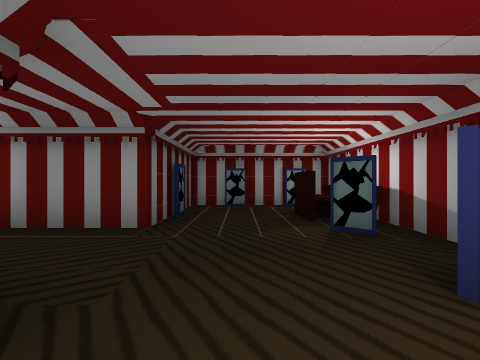
view 1 (above)

21 first-person views from a walk through a level from a Godot 3-D game. The camera is 1.3 m above the floor, looks level and sees 90° across. The floor is counted in squares, 2 m on a side. Each view is taken from the middle of a square. On the plan, view 1 faces up. The plan holds only what a view shows up to about 9 squares ahead; the rest is blank. Characters and animated objects are left out.

view 2
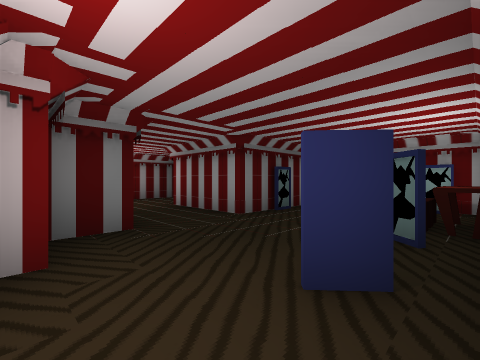

view 3
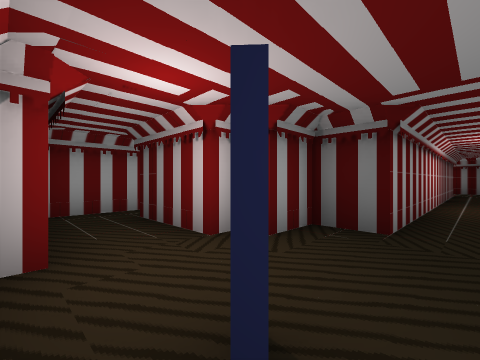

view 4
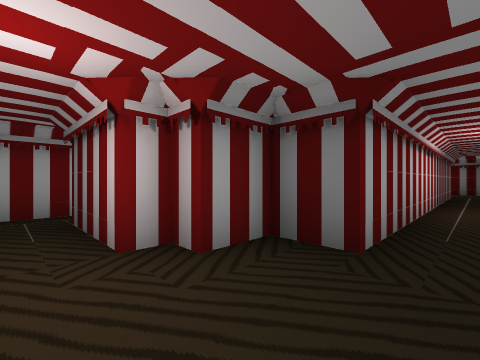

view 5
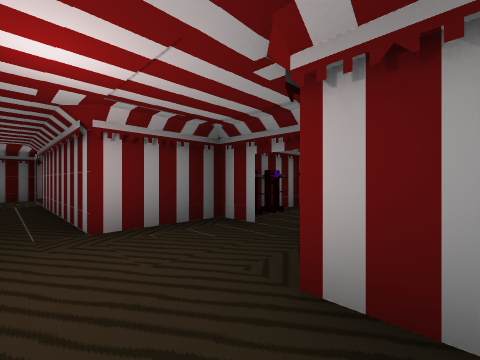

view 6
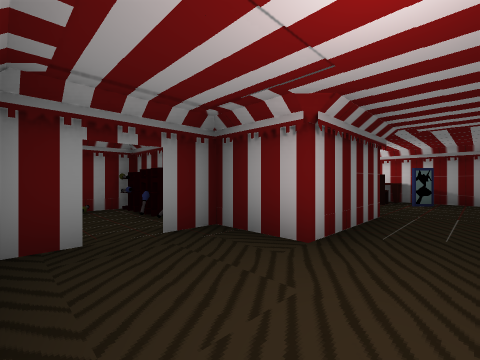

view 7
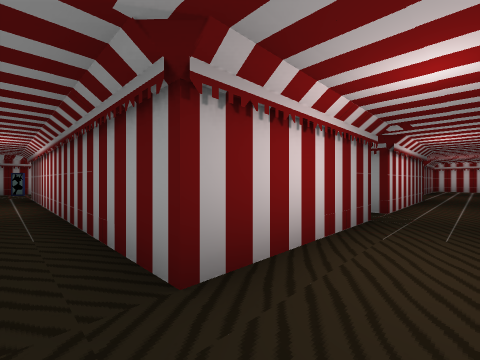

view 8
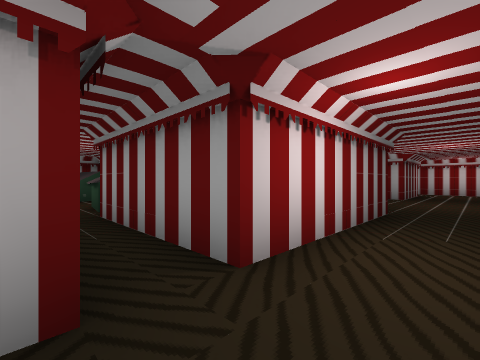

view 9
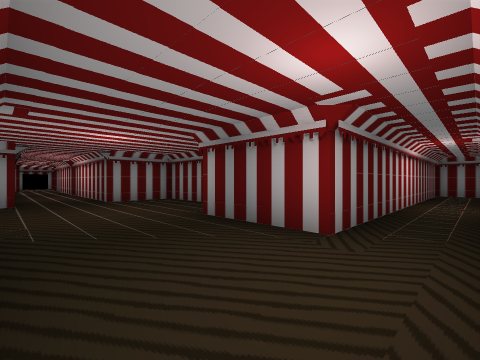

view 10
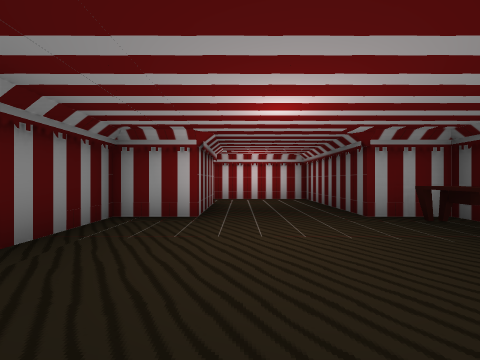

view 11
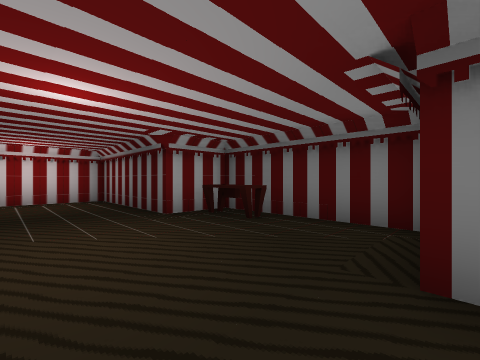

view 12
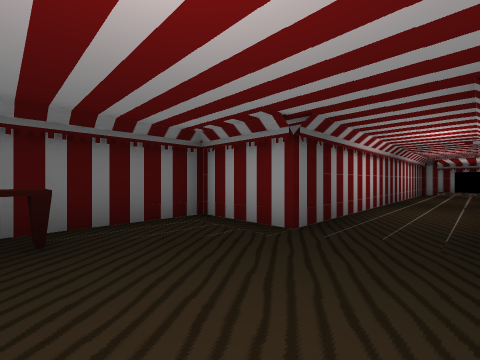

view 13
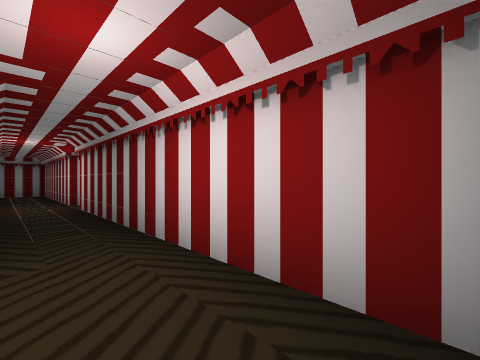

view 14
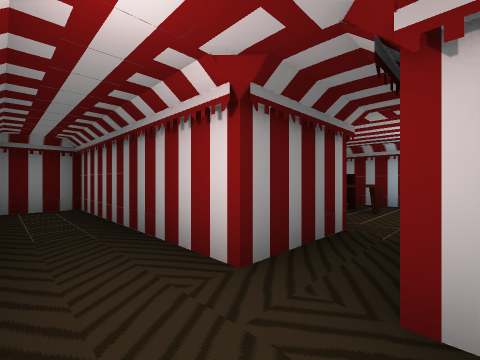

view 15
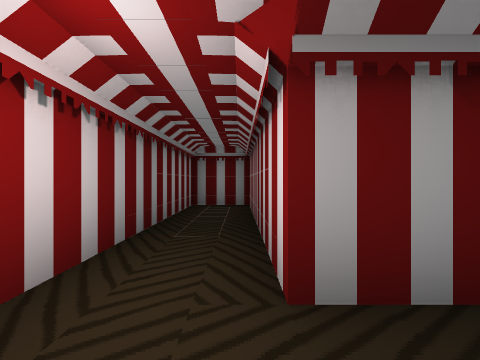

view 16
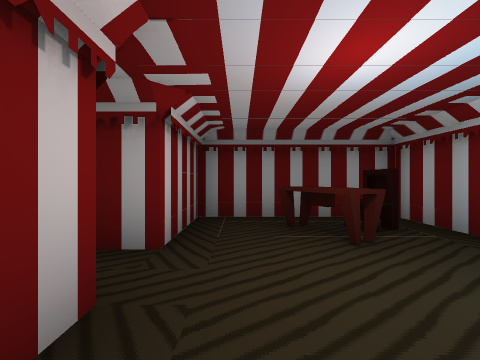

view 17
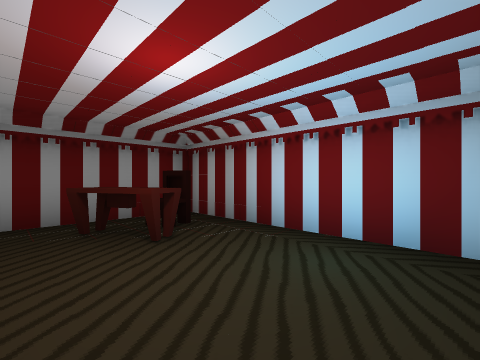

view 18
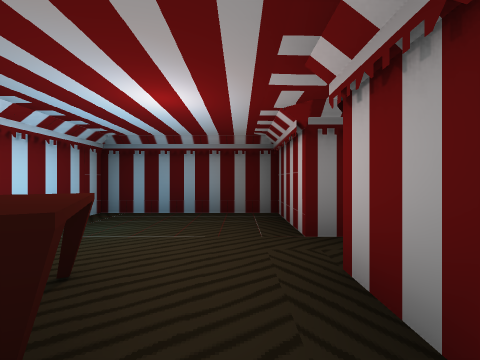

view 19
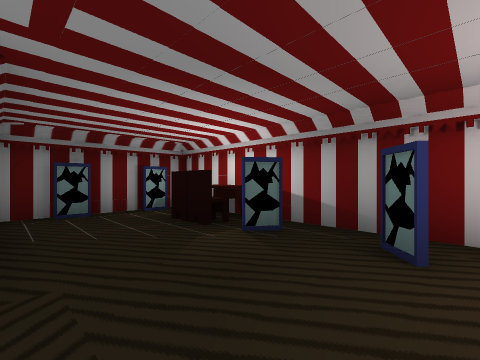

view 20
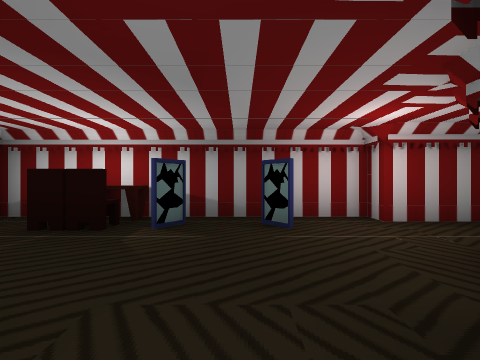

view 21
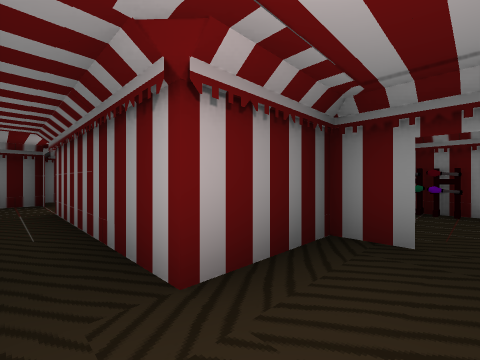

### Floor plan
Points are (right, up) in squares from view 1. A wall is a line through its corners. A room is listed if a view was taken in it or the views show most of it. See-through windows are left out.
Room 1 (views 1, 2, 3, 4, 5, 6, 19, 20, 21)
walls: (-1.4, 3.3) (-3.8, 3.3) (-3.8, 4.8) (-4.6, 4.8); (-5.4, 4.8) (-6.2, 4.8) (-6.2, 2.8) (-10.8, 2.8); (1.8, -0.2) (2.3, -0.2) (2.3, 6.2) (-1.3, 6.2) (-1.3, 4.4); (-3.8, 7.7) (-6.2, 7.7) (-6.2, 5.8); (-5.4, 7.4) (-5.9, 7.3); (-10.8, 1.3) (-1.3, 1.3) (-1.3, 0.3) (-0.3, 0.3) (-0.3, -0.2) (0.2, -0.2)
ways out: opening at (-11, 2) to room 2; opening at (1, -1.5)
objects: mirror (-1, 4); mirror (0, 6); mirror (1, 1); mirror (1, 3); other object (1, 4); mirror (1, 6); desk (2, 4)
Room 2 (views 7, 8, 9, 10, 11, 12, 13, 14, 15)
walls: (-10.8, -2.2) (-10.8, 1.3); (-5.8, -15.3) (-0.8, -15.3) (-0.8, -13.8) (-10.2, -13.8) (-10.2, -11.2) (-8.8, -11.2) (-8.8, -7.2) (-10.8, -7.2) (-10.8, -3.2); (-12.7, 2.9) (-12.7, -7.2) (-14.8, -7.2) (-14.8, -11.2) (-13.3, -11.2) (-13.3, -15.3) (-6.8, -15.3)
ways out: opening at (-11, 2) to room 1; opening at (-6, -16.5) to room 3; opening at (-11.5, 2.5); opening at (-11, -3)
objects: desk (-14, -10)
Room 3 (views 16, 17, 18)
walls: (-6.7, -16.8) (-6.7, -17.2) (-8.8, -17.2) (-8.8, -20.8) (-3.8, -20.8) (-3.8, -17.2) (-5.8, -17.2) (-5.8, -15.3)
ways out: opening at (-6, -16.5) to room 2
objects: other object (-5, -20); desk (-5, -19)

Where each view was taken, in squares from view 1:
view 1: 0 up, 0 right, facing up
view 2: 0 up, 2 right, facing up-left
view 3: 2 up, 2 right, facing down-left
view 4: 2 up, 1 right, facing down-left
view 5: 2 up, 3 left, facing up-left
view 6: 2 up, 6 left, facing up-right
view 7: 2 up, 12 left, facing down-right
view 8: 2 down, 12 left, facing down-right
view 9: 15 down, 13 left, facing up-right
view 10: 7 down, 11 left, facing down
view 11: 7 down, 11 left, facing down-left
view 12: 10 down, 11 left, facing up-left
view 13: 14 down, 13 left, facing down-right
view 14: 14 down, 7 left, facing down-right
view 15: 15 down, 7 left, facing right
view 16: 18 down, 8 left, facing right
view 17: 18 down, 8 left, facing down-right
view 18: 18 down, 4 left, facing left
view 19: 1 up, 1 left, facing up-right
view 20: 2 up, 2 left, facing right
view 21: 2 up, 5 left, facing up-left
